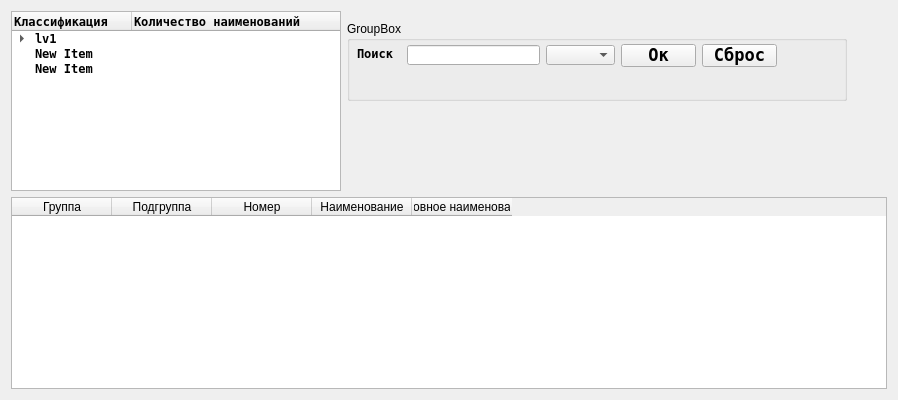
      <widget class="QWidget" name="tab_nom">
       <attribute name="title">
        <string>Номенклатура</string>
       </attribute>
       <layout class="QGridLayout" name="gridLayout_38">
        <item row="1" column="0">
         <widget class="QTableWidget" name="table_nom">
          <column>
           <property name="text">
            <string>Группа</string>
           </property>
          </column>
          <column>
           <property name="text">
            <string>Подгруппа</string>
           </property>
          </column>
          <column>
           <property name="text">
            <string>Номер</string>
           </property>
          </column>
          <column>
           <property name="text">
            <string>Наименование</string>
           </property>
          </column>
          <column>
           <property name="text">
            <string>Условное наименование</string>
           </property>
          </column>
         </widget>
        </item>
        <item row="0" column="0">
         <layout class="QHBoxLayout" name="layout_serch_nom">
          <item>
           <widget class="QTreeWidget" name="treewidget_serch_nom">
            <property name="sizePolicy">
             <sizepolicy hsizetype="Maximum" vsizetype="Maximum">
              <horstretch>0</horstretch>
              <verstretch>0</verstretch>
             </sizepolicy>
            </property>
            <property name="minimumSize">
             <size>
              <width>330</width>
              <height>180</height>
             </size>
            </property>
            <property name="font">
             <font>
              <family>Andale Mono</family>
              <weight>75</weight>
              <bold>true</bold>
             </font>
            </property>
            <attribute name="headerDefaultSectionSize">
             <number>120</number>
            </attribute>
            <column>
             <property name="text">
              <string notr="true">Классификация</string>
             </property>
            </column>
            <column>
             <property name="text">
              <string>Количество наименований</string>
             </property>
            </column>
            <item>
             <property name="text">
              <string>lv1</string>
             </property>
             <item>
              <property name="text">
               <string>lv2</string>
              </property>
             </item>
            </item>
            <item>
             <property name="text">
              <string>New Item</string>
             </property>
            </item>
            <item>
             <property name="text">
              <string>New Item</string>
             </property>
            </item>
           </widget>
          </item>
          <item>
           <layout class="QHBoxLayout" name="layout1_name_serch_nom">
            <item>
             <layout class="QVBoxLayout" name="layout2_name_serch_nom">
              <item>
               <widget class="QGroupBox" name="groupbox_name_serch_nom">
                <property name="minimumSize">
                 <size>
                  <width>500</width>
                  <height>80</height>
                 </size>
                </property>
                <property name="maximumSize">
                 <size>
                  <width>500</width>
                  <height>80</height>
                 </size>
                </property>
                <property name="title">
                 <string>GroupBox</string>
                </property>
                <widget class="QLabel" name="label1_name_serch_nom">
                 <property name="geometry">
                  <rect>
                   <x>10</x>
                   <y>23</y>
                   <width>44</width>
                   <height>19</height>
                  </rect>
                 </property>
                 <property name="font">
                  <font>
                   <family>Andale Mono</family>
                   <weight>75</weight>
                   <bold>true</bold>
                  </font>
                 </property>
                 <property name="text">
                  <string>Поиск</string>
                 </property>
                </widget>
                <widget class="QLineEdit" name="lineedit_name_serch_nom">
                 <property name="geometry">
                  <rect>
                   <x>60</x>
                   <y>24</y>
                   <width>133</width>
                   <height>20</height>
                  </rect>
                 </property>
                </widget>
                <widget class="QComboBox" name="combobox_name_sech_nom">
                 <property name="geometry">
                  <rect>
                   <x>199</x>
                   <y>24</y>
                   <width>69</width>
                   <height>20</height>
                  </rect>
                 </property>
                </widget>
                <widget class="QPushButton" name="pushbutton_ok_serch_nom">
                 <property name="geometry">
                  <rect>
                   <x>274</x>
                   <y>23</y>
                   <width>75</width>
                   <height>23</height>
                  </rect>
                 </property>
                 <property name="font">
                  <font>
                   <family>Andale Mono</family>
                   <pointsize>13</pointsize>
                   <weight>75</weight>
                   <bold>true</bold>
                  </font>
                 </property>
                 <property name="text">
                  <string>Ок</string>
                 </property>
                </widget>
                <widget class="QPushButton" name="pushbutton_cancel_serch_nom">
                 <property name="geometry">
                  <rect>
                   <x>355</x>
                   <y>23</y>
                   <width>75</width>
                   <height>23</height>
                  </rect>
                 </property>
                 <property name="font">
                  <font>
                   <family>Andale Mono</family>
                   <pointsize>13</pointsize>
                   <weight>75</weight>
                   <bold>true</bold>
                  </font>
                 </property>
                 <property name="text">
                  <string>Сброс</string>
                 </property>
                </widget>
               </widget>
              </item>
              <item>
               <spacer name="vspacer_serch_nom">
                <property name="orientation">
                 <enum>Qt::Vertical</enum>
                </property>
                <property name="sizeType">
                 <enum>QSizePolicy::Fixed</enum>
                </property>
                <property name="sizeHint" stdset="0">
                 <size>
                  <width>20</width>
                  <height>80</height>
                 </size>
                </property>
               </spacer>
              </item>
             </layout>
            </item>
            <item>
             <spacer name="hspacer_serch_nom">
              <property name="orientation">
               <enum>Qt::Horizontal</enum>
              </property>
              <property name="sizeHint" stdset="0">
               <size>
                <width>40</width>
                <height>20</height>
               </size>
              </property>
             </spacer>
            </item>
           </layout>
          </item>
         </layout>
        </item>
       </layout>
      </widget>
